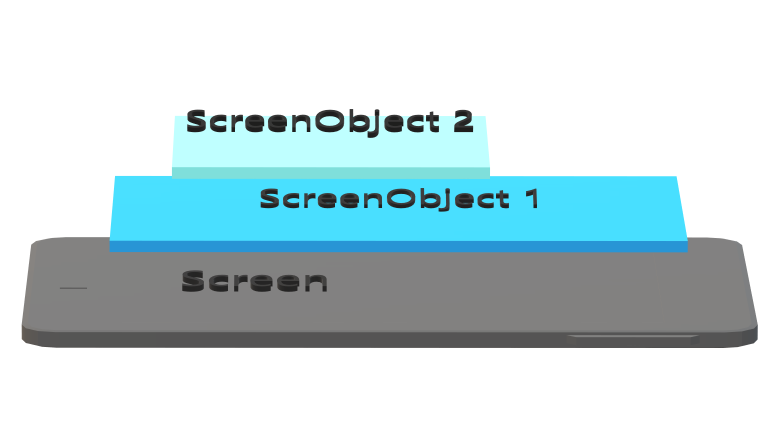
#> input picture old_docs/PSSM1.png, 1544 x 869 px (shown at 1/2 size)
$ python -i emulator.py   (imports and definitions only)
#> lines starting #> are read from the running program, lines starting #| are printed output that depends on the picture
#> further down, picture is the input picture: PIL image 1544x869 RGBA; mean R, G, B, A 196.6, 217.2, 221.4, 255
from time import sleep
from PIL import Image, ImageTk, ImageOps
import numpy as np
import tkinter as tk
from tkinter import ttk
from copy import copy
import socket
# Load generic device
import PSSM.devices.generic as generic

################### A FEW VARIABLES ###########################################
SCREEN_WIDTH=600
SCREEN_HEIGHT=800
WINDOW_NAME = "PSSM Emulator"
REFRESH_SIMULATION_TIME = 20

# [1 line not run here, left out]

################### INIT FUNCTIONS   ##########################################
# [6 lines left out: function make_blank, not called in this run]

def invert(image):
    if image.mode == 'RGBA':
        r, g, b, a = image.split()
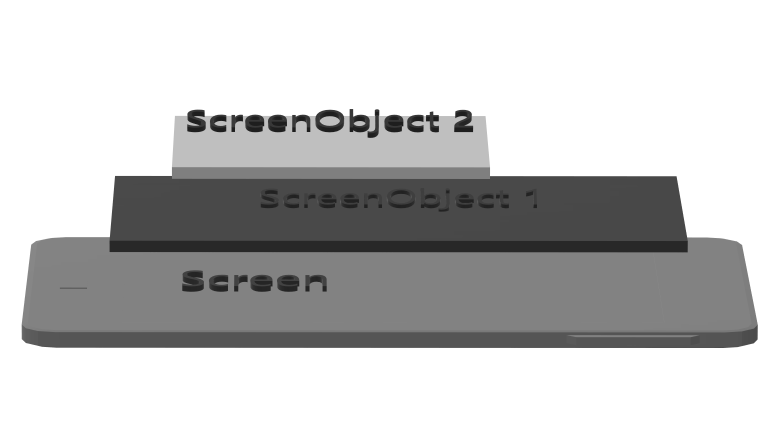
#> r: PIL image 1544x869 L (shown at 1/2 size); min 28, max 255, mean 196.6
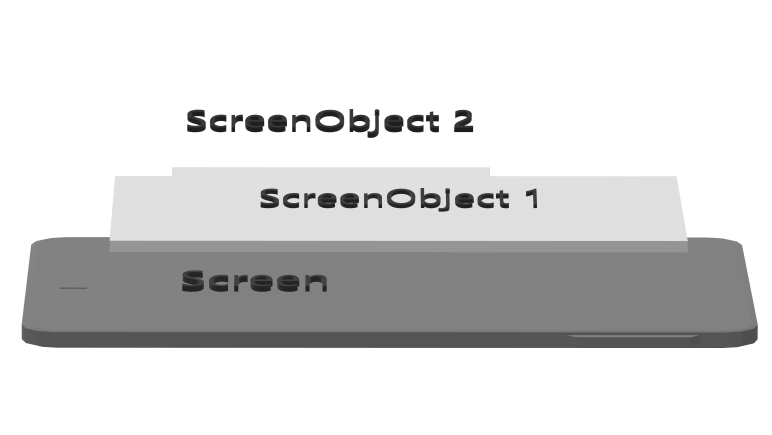
#> g: PIL image 1544x869 L (shown at 1/2 size); min 28, max 255, mean 217.2
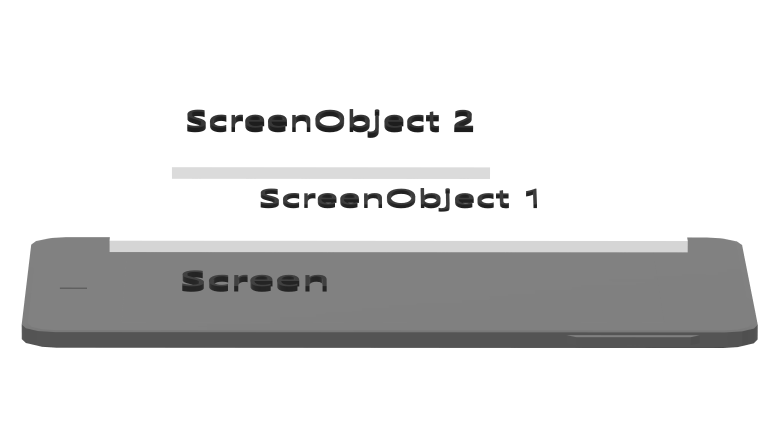
#> b: PIL image 1544x869 L (shown at 1/2 size); min 27, max 255, mean 221.4
#> a: PIL image 1544x869 L; every value is 255
        rgb_image = Image.merge('RGB', (r,g,b))
        inverted_image = ImageOps.invert(rgb_image)
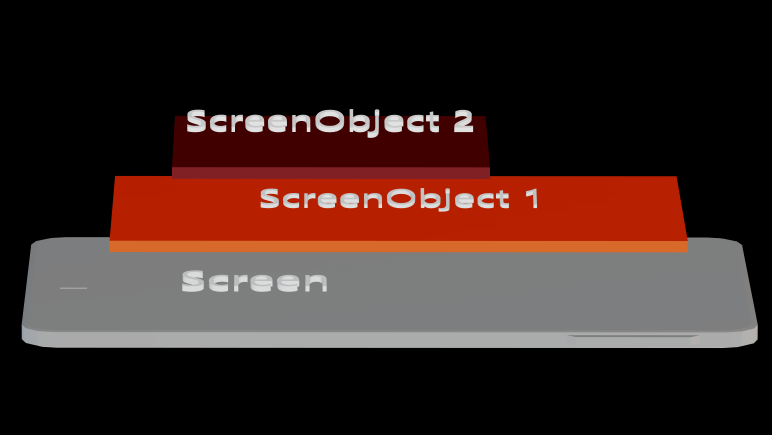
#> inverted_image: PIL image 1544x869 RGB (shown at 1/2 size); mean R, G, B 58.4, 37.8, 33.6
        r2, g2, b2 = inverted_image.split()
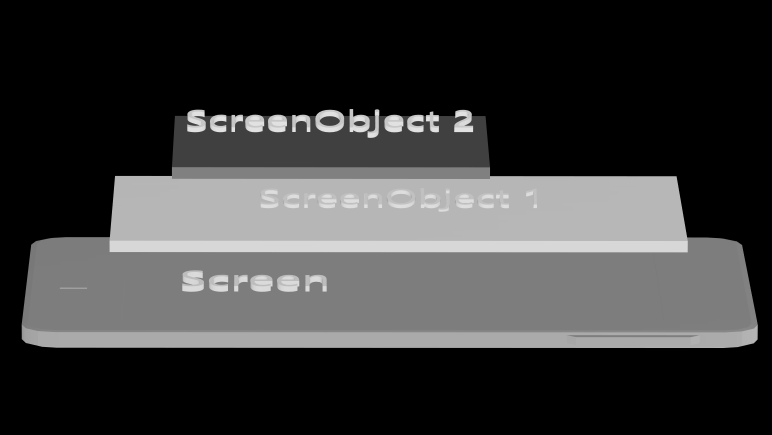
#> r2: PIL image 1544x869 L (shown at 1/2 size); min 0, max 227, mean 58.4
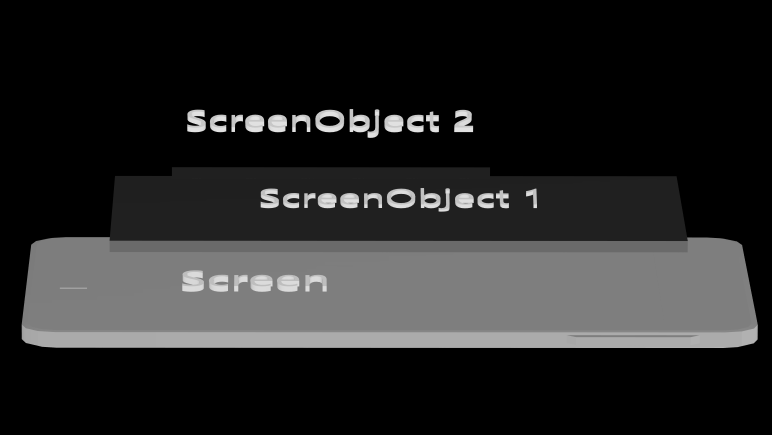
#> g2: PIL image 1544x869 L (shown at 1/2 size); min 0, max 227, mean 37.8
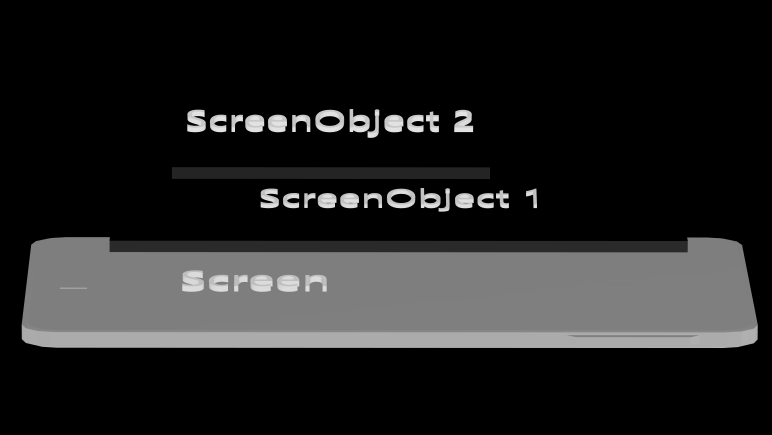
#> b2: PIL image 1544x869 L (shown at 1/2 size); min 0, max 228, mean 33.6
        final_transparent_image = Image.merge('RGBA', (r2, g2, b2, a))
        return final_transparent_image
    else:
        inverted_image = ImageOps.invert(image)
        return inverted_image

################### The actual useful stuff ###################################
class Screen(generic.Screen):
    # [13 lines left out: function __init__, not called in this run]

    def _start(self):
        tk.mainloop()

    def _stop(self):
        self._tkwindow.destroy()

    # [63 lines left out: functions _onclick, print, _update_image, clear, refresh, invert, not called in this run]

    def set_waveform(self, mode):
        print("Waveform set : ", mode)

    # [12 lines left out: functions capture, after, not called in this run]


class Hardware(generic.Hardware):
    # [4 lines left out: function __init__, not called in this run]

    def wifi_up(self):
        print("wifiUp - Not supported on the emulator")
        return True

    def wifi_down(self):
        print("wifiDown - Not supported on the emulator")
        return True

    # [17 lines left out: functions get_ip, get_battery, not called in this run]

    def set_frontlight(self, level):
        print("setFrontlightLevel -  Not supported on the emulator")
        return True

    def wait(self, timems):
        sleep(timems/1000)

    # [5 lines left out: function after, not called in this run]


>>> from PIL import Image
>>> picture = Image.open('../old_docs/PSSM1.png')
>>> result = invert(picture)
